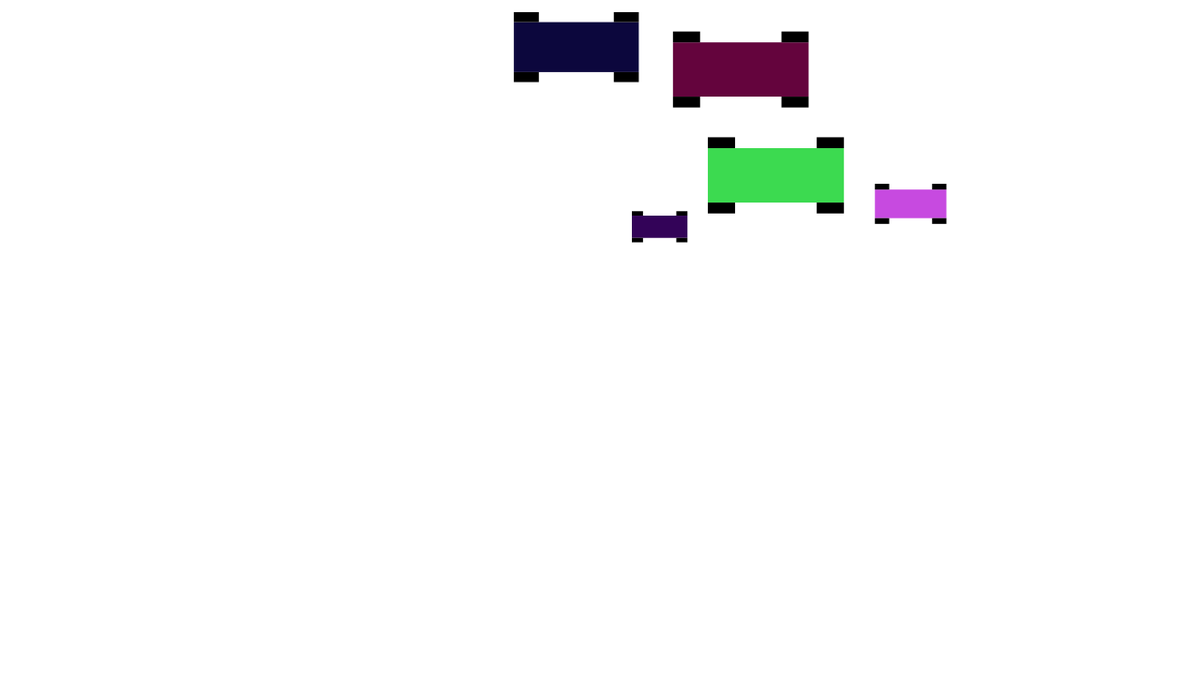
Frame 1 (no input)
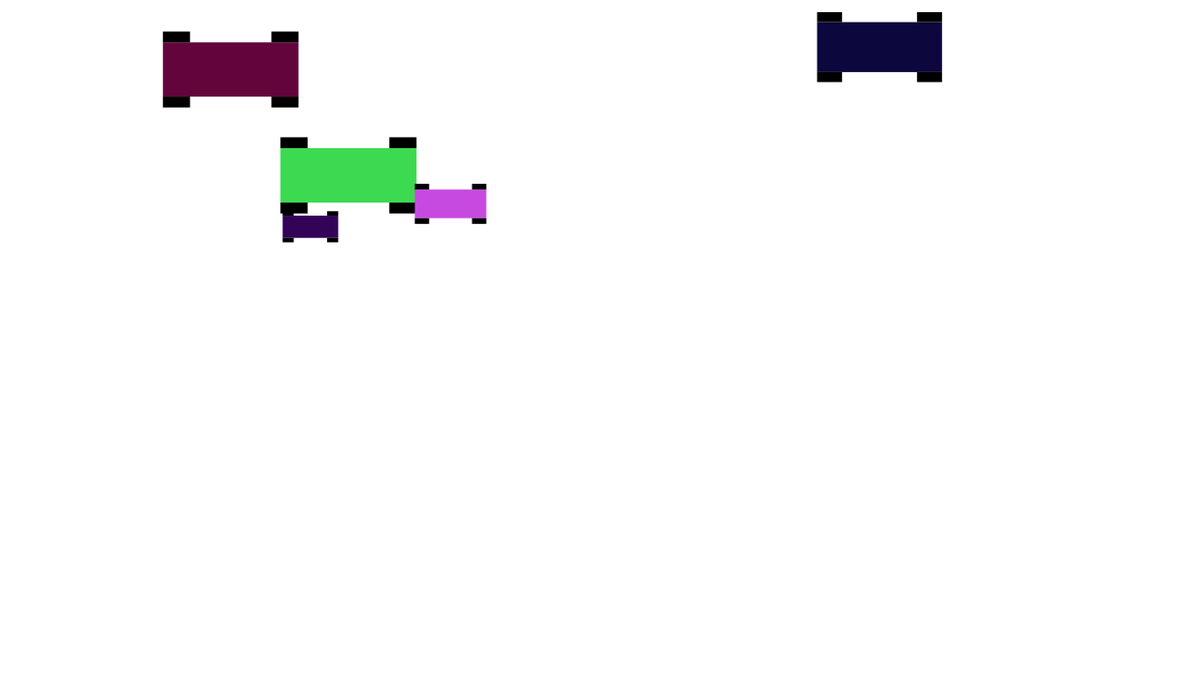
Frame 60 (the mouse pressed at the canvas centre just before this capture)
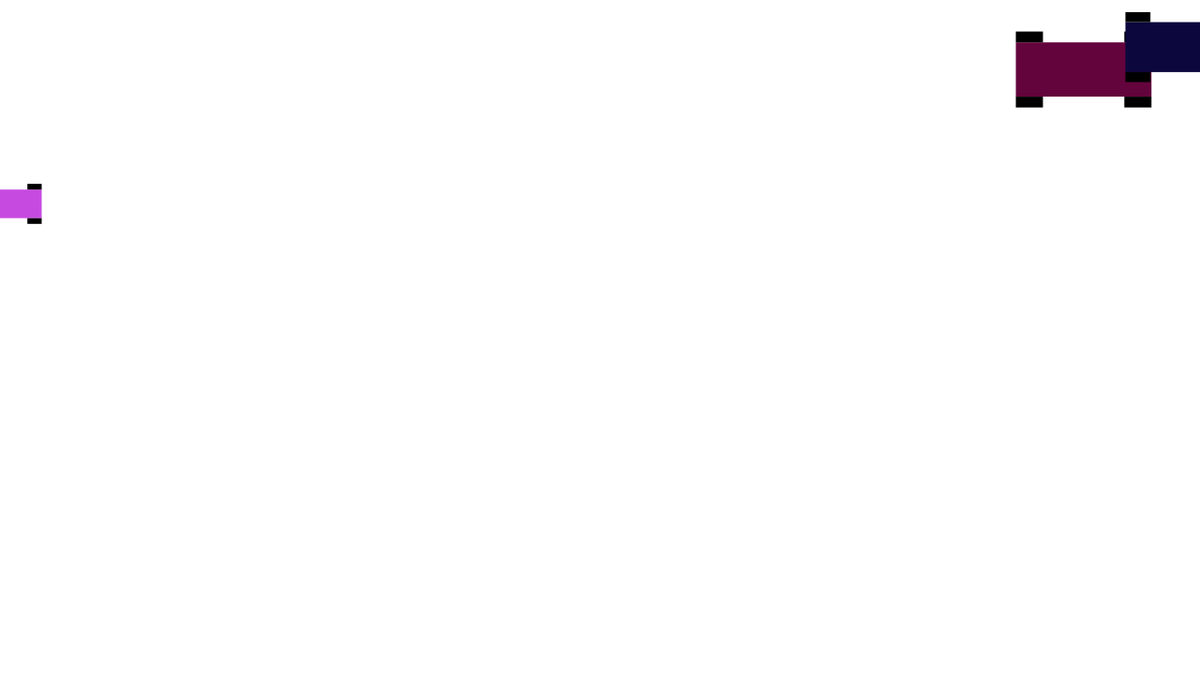
Frame 120 (the mouse held since frame 60 and released just before this capture)

The Processing sketch that drew these frames (run headless with seeded random() and noise(); from frame 60 on, the mouse is pressed at the canvas centre):

// Processing sketch: Feb_3
// ── Feb_3.pde
//Car myCar1, myCar2;
//int nums[];
Car cars[];

void setup() {
  size(1280, 720);
  rectMode(CENTER);
  //myCar1 = new Car(random(width), random(height));
  //myCar2 = new Car(random(width), random(height));

  cars = new Car[5];
  for (int i=0; i<cars.length; i++) {
    cars[i] = new Car(random(width), random(height));
  }

  //nums = new int[10];
  //for (int i = 0; i < nums.length; i++) {
  //  nums[i] = int(random(100));
  //}
  //printArray(nums);
}

void draw() {
  background(255);
  //if (myCar1.posX < width) {
  //  myCar1.runCar();
  //} else {
  //  myCar2.runCar();
  //}
  for (int i=0; i<cars.length; i++) {
    cars[i].runCar();
  }
}

// ── Car.pde
class Car {
  float posX, posY;
  float carWidth, carHeight;
  color carColor;
  float wheelWidth, wheelHeight;
  float speed;

  Car(float x, float y) {
    posX = x;
    posY = y;
    carWidth = random(50, 150);
    carHeight = carWidth/2.5;
    carColor = color(random(255), random(255), random(255));
    wheelWidth = carWidth * .2;
    wheelHeight = wheelWidth/2.5;
    speed = random(5, 30);
  }

  void drawCarBody() {
    fill(carColor);
    noStroke();
    rect(posX, posY, carWidth, carHeight);
  }

  void drawCarWheels() {
    fill(0);
    //left top wheel
    rect(posX-carWidth/2 + wheelWidth/2, posY - carHeight/2-wheelHeight/2, wheelWidth, wheelHeight);
    //right top wheel
    rect(posX+carWidth/2 - wheelWidth/2, posY - carHeight/2-wheelHeight/2, wheelWidth, wheelHeight);
    //left bottom wheel
    rect(posX-carWidth/2 + wheelWidth/2, posY + carHeight/2+wheelHeight/2, wheelWidth, wheelHeight);
    //right bottom wheel
    rect(posX+carWidth/2 - wheelWidth/2, posY + carHeight/2+wheelHeight/2, wheelWidth, wheelHeight);
  }

  void driveCar() {
    posX += speed;
  }

  void checkEdges() {
    if (posX > width+carWidth/2) {
      posX = -carWidth/2;
    }
  }

  void runCar() {
    drawCarBody();
    drawCarWheels();
    driveCar();
    checkEdges();
  }
}
